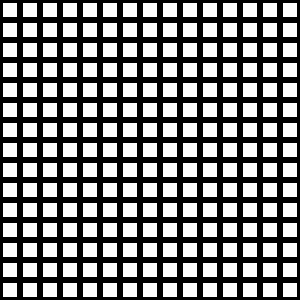
Frame 1 (no input)
Frame 60 (the mouse pressed at the canvas centre just before this capture): identical to frame 1, image omitted
Frame 120 (the mouse held since frame 60 and released just before this capture): identical to frame 1, image omitted

The Processing sketch that drew this single still picture (run headless with seeded random() and noise(); from frame 60 on, the mouse is pressed at the canvas centre):

// Processing sketch: processing_61229
// ── processing_61229.pde

void setup() {
  size(300, 300);
}

void draw() {
  background(0);
  
  for (int i = 2; i < width; i = i + 20){
    for(int j = 2; j < height; j = j + 20){
      rect(i, j, 15, 15);
    }
  }
}
